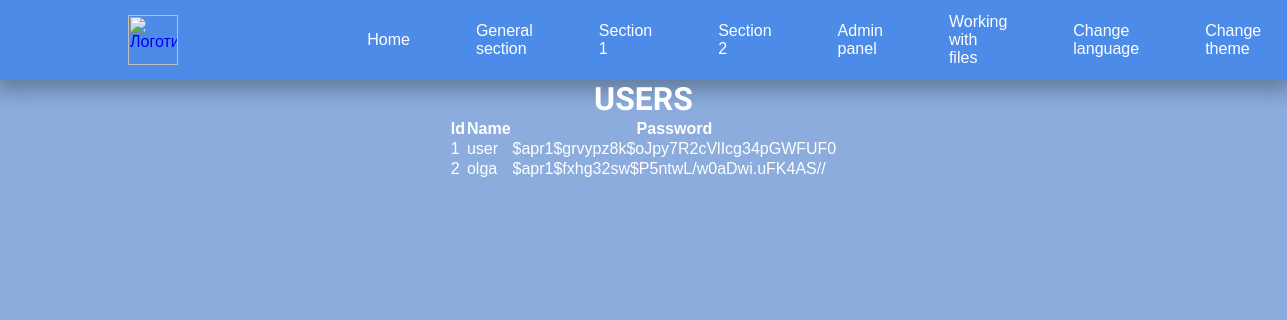
Page /pr5/www/dinamic/en/dinamic_1.php on the committed database.
### tables this page shows
CREATE TABLE IF NOT EXISTS users (
    ID INT(11) NOT NULL AUTO_INCREMENT,
    name CHAR(20) NOT NULL UNIQUE,
    password CHAR(40) NOT NULL,
    PRIMARY KEY (ID)
);

### pr5/www/dinamic/en/dinamic_1.php (the view, shortened to what this page needs)
<?php
    include ("header.php");
?>
<h3>Users</h3>
<table>
    <tr><th>Id</th><th>Name</th><th>Password</th></tr>
<?php
$mysqli = new mysqli("datab", "user", "password", "appDB");
$result = $mysqli->query("SELECT * FROM users");
foreach ($result as $row){
    echo "<tr><td>{$row['ID']}</td><td>{$row['name']}</td><td>{$row['password']}</td></tr>";
}
?>
</table>

### pr5/www/static/style2.css (style rules this page uses)
* { box-sizing: border-box; padding: 0; margin: 0; }
body { display: flex; height: 100vh; flex-direction: column; font-family: sans-serif; background: #8bacdd; color: white; }
h1, h2, h3 { font-size: 3rem; font-family: 'Oswald', sans-serif; text-transform: uppercase; }
h3 { font-size: 2rem; text-align: center; }
table { display: flex; height: 80vh; justify-content: center; }

### rows in the picture
users: ID "1", name "user", password "$apr1$grvypz8k$oJpy7R2cVlIcg34pGWFUF0"
users: ID "2", name "olga", password "$apr1$fxhg32sw$P5ntwL/w0aDwi.uFK4AS//"
